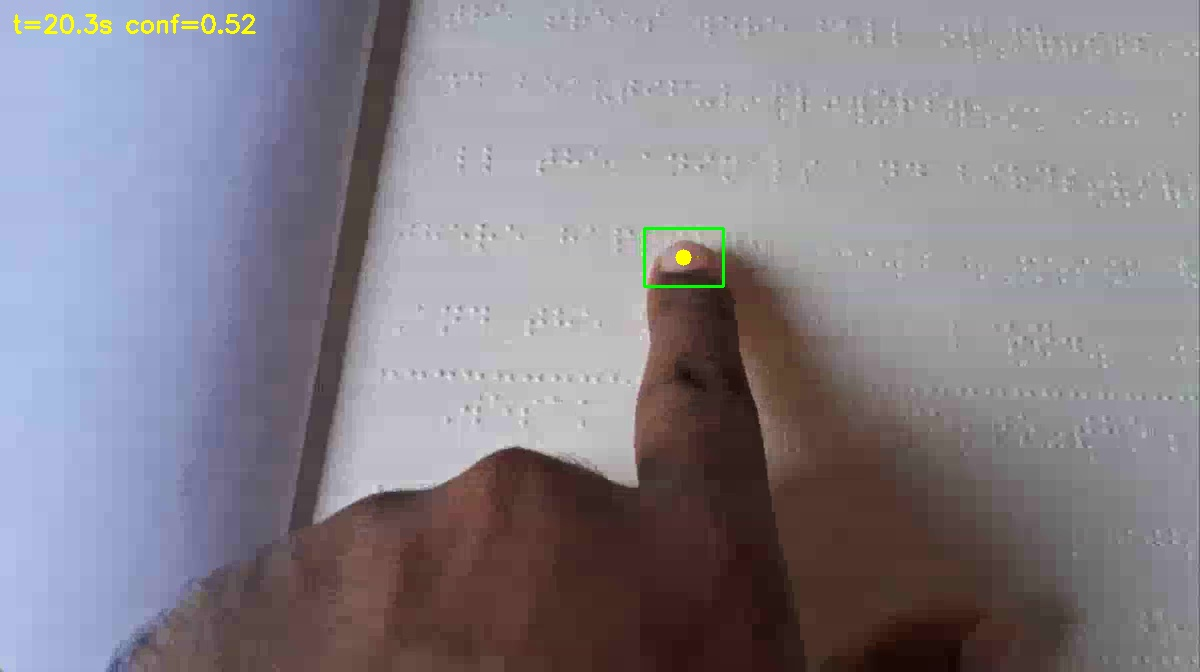
#> input picture finger_cell_track/_video_review/hit_00608_20.3s.jpg, 1200 x 672 px
$ python -i tip_skin.py   (imports and definitions only)
#> lines starting #> are read from the running program, lines starting #| are printed output that depends on the picture; after the words box and inside, x2 and y2 are one past the last pixel; in counts of white or black regions, pixels touching at a corner belong together
"""Fingertip method — SkinContourTip (classical CV; fallback when YOLO26 misses).

YCrCb skin mask → contours → distal pad contact. No neural net.
Wire via tip_backends.create_tip_backend("auto") (YOLO then this) or "skin".
"""

from __future__ import annotations

import cv2
import numpy as np


class SkinContourTip:
    """Contact point from the largest skin blob that enters the frame.

    STUDY WALKTHROUGH (fallback tip method — classical CV, not a neural net):
      Step A  _mask()         → binary skin pixels (white=skin, black=other)
      Step B  findContours    → candidate finger-shaped blobs
      Step C  filter + score  → keep border-entering blobs; pick best
      Step D  distal pad      → contact (x,y) on the pad, not nail/knuckle
      Step E  reject ghosts   → drop corner / shallow false tips

    Used as the live-app fallback when YOLO26 returns no fingertip. MediaPipe
    fails on top-down Braille footage (palm cropped); this path does not need
    the palm.
    """

    def __init__(
        self,
        min_area: int = 1200,  # ignore tiny speckles (noise)
        max_area_frac: float = 0.22,  # ignore huge regions (whole page / arm)
        contact_offset: float = 0.22,  # pull tip back toward wrist → pad, not nail
        y_max: int = 200,  # max brightness Y; cream paper is brighter → excluded
        border_px: int = 12,  # how thick the "frame edge" band is
        min_thickness: int = 28,  # reject skinny strips (page borders)
        min_solidity: float = 0.35,  # area/hull; reject ragged noise blobs
        corner_reject_px: int = 48,  # tip too close to a corner = ghost
        corner_min_area: int = 5000,  # large blobs near corners are still OK
        min_reach_frac: float = 0.10,  # finger must reach this far into the page
        max_edge_aspect: float = 4.0,  # tall thin left/right strip = decoration
    ) -> None:
        self.min_area = min_area
        self.max_area_frac = max_area_frac
        self.contact_offset = contact_offset
        self.y_max = y_max
        self.border_px = border_px
        self.min_thickness = min_thickness
        self.min_solidity = min_solidity
        self.corner_reject_px = corner_reject_px
        self.corner_min_area = corner_min_area
        self.min_reach_frac = min_reach_frac
        self.max_edge_aspect = max_edge_aspect
        self.name = "skin"
        self.hand_visible = False  # True when detect() found a tip this frame

    def _mask(self, frame_bgr: np.ndarray) -> np.ndarray:
        # --- Step A: build a binary skin mask ---
        # YCrCb separates brightness (Y) from chroma (Cr, Cb); skin lives in a
        # known Cr/Cb band. Capping Y stops cream Braille paper matching "skin".
        ycrcb = cv2.cvtColor(frame_bgr, cv2.COLOR_BGR2YCrCb)
        # Pixels inside this range → 255 (skin); outside → 0.
        mask = cv2.inRange(ycrcb, (40, 133, 77), (self.y_max, 173, 127))
        # Ellipse kernel for morphology.
        k = cv2.getStructuringElement(cv2.MORPH_ELLIPSE, (7, 7))
        # OPEN = erode then dilate → remove salt noise (tiny white dots).
        mask = cv2.morphologyEx(mask, cv2.MORPH_OPEN, k, iterations=1)
        # CLOSE = dilate then erode → fill small holes inside the finger.
        mask = cv2.morphologyEx(mask, cv2.MORPH_CLOSE, k, iterations=2)
        return mask  # HxW uint8: 255 = candidate skin

    def _reject_blob(
        self, contour, area: float, x: int, y: int, bw: int, bh: int, w: int, h: int
    ) -> bool:
        """True = discard this contour (not a real finger)."""
        # Too thin in either direction → edge strip / noise, not a finger.
        if min(bw, bh) < self.min_thickness:
            return True
        # Solidity = filled area / convex-hull area. Low = spiky junk.
        hull = cv2.convexHull(contour)
        hull_area = float(cv2.contourArea(hull))
        if hull_area > 1.0 and (area / hull_area) < self.min_solidity:
            return True

        # Which frame edges does the bounding box touch?
        b = self.border_px
        on_left = x <= b
        on_right = (x + bw) >= (w - b)
        on_top = y <= b
        on_bottom = (y + bh) >= (h - b)
        edge_count = int(on_left) + int(on_right) + int(on_top) + int(on_bottom)

        # "Reach" = how far the blob sticks into the page from its entry edge.
        if on_left and not on_right:
            reach = bw
        elif on_right and not on_left:
            reach = bw
        elif on_top and not on_bottom:
            reach = bh
        elif on_bottom and not on_top:
            reach = bh
        else:
            reach = max(bw, bh)

        # Shallow small blobs on the margin = ghosts, not a reading finger.
        min_reach = self.min_reach_frac * float(min(w, h))
        if reach < min_reach and area < self.corner_min_area:
            return True

        # Tall thin column glued to left/right = decorative Braille page border.
        if edge_count == 1 and (on_left or on_right):
            aspect = bh / max(bw, 1)
            if aspect >= self.max_edge_aspect and bw < 0.22 * w:
                return True
            if bw < self.min_thickness * 2.5 and area < self.corner_min_area:
                return True
        # Same idea for a wide shallow strip on top/bottom.
        if edge_count == 1 and (on_top or on_bottom):
            aspect = bw / max(bh, 1)
            if aspect >= self.max_edge_aspect and bh < 0.22 * h:
                return True
        return False  # keep this blob

    def detect(self, frame_bgr: np.ndarray):
        """Return (tip_xy, bbox_xyxy, conf) or (None, None, 0.0). Same API as TipYOLO."""
        h, w = frame_bgr.shape[:2]

        # --- Step B: skin mask → outer contours (each = one blob) ---
        mask = self._mask(frame_bgr)
        contours, _ = cv2.findContours(mask, cv2.RETR_EXTERNAL, cv2.CHAIN_APPROX_SIMPLE)

        # --- Step C: keep only finger-like border-entering blobs; score them ---
        max_area = self.max_area_frac * w * h
        best = None
        best_score = -1.0
        best_area = 0.0
        for contour in contours:
            area = float(cv2.contourArea(contour))
            # Skip too-small (noise) or too-large (page/arm) blobs.
            if area < self.min_area or area > max_area:
                continue
            x, y, bw, bh = cv2.boundingRect(contour)
            b = self.border_px
            # Finger must enter from a frame edge (we never see a floating palm).
            touches = x <= b or y <= b or (x + bw) >= (w - b) or (y + bh) >= (h - b)
            if not touches:
                continue
            if self._reject_blob(contour, area, x, y, bw, bh, w, h):
                continue
            # Prefer larger blobs whose center sits deeper into the page.
            cx = x + 0.5 * bw
            cy = y + 0.5 * bh
            depth = min(cx, w - 1 - cx, cy, h - 1 - cy)
            score = area * (1.0 + depth / max(min(w, h), 1))
            if score > best_score:
                best_score = score
                best = contour
                best_area = area

        if best is None:
            self.hand_visible = False
            return None, None, 0.0  # no finger this frame

        self.hand_visible = True
        # Contour vertices as Nx2 float points.
        pts = best.reshape(-1, 2).astype(np.float32)
        if pts.shape[0] < 5:
            self.hand_visible = False
            return None, None, 0.0

        # --- Step D: estimate "wrist" (entry) then distal pad contact ---
        b = self.border_px
        # Points that lie on the frame border ≈ where the finger enters.
        on_border = (
            (pts[:, 0] <= b)
            | (pts[:, 1] <= b)
            | (pts[:, 0] >= (w - 1 - b))
            | (pts[:, 1] >= (h - 1 - b))
        )
        if on_border.any():
            wrist = pts[on_border].mean(axis=0)  # average entry point
        else:
            # Fallback: point closest to any frame edge.
            edge_dist = np.minimum.reduce(
                [pts[:, 0], w - 1 - pts[:, 0], pts[:, 1], h - 1 - pts[:, 1]]
            )
            wrist = pts[int(np.argmin(edge_dist))]

        # Only look at the far 20% of the contour (away from wrist) = fingertip region.
        # This stops the contact locking onto a knuckle mid-finger.
        from_wrist = np.linalg.norm(pts - wrist.reshape(1, 2), axis=1)
        far_cut = float(np.percentile(from_wrist, 80.0))
        far_mask = from_wrist >= far_cut
        if not np.any(far_mask):
            far_mask = from_wrist >= from_wrist.max() * 0.85
        far_pts = pts[far_mask]
        # Among far points, pick the one deepest into the page (max min-distance to edges).
        inward_far = np.minimum.reduce(
            [
                far_pts[:, 0],
                w - 1 - far_pts[:, 0],
                far_pts[:, 1],
                h - 1 - far_pts[:, 1],
            ]
        )
        tip = far_pts[int(np.argmax(inward_far))]  # geometric "fingertip"
        # Move slightly toward wrist so contact sits on the pad, not the nail tip.
        contact = tip - self.contact_offset * (tip - wrist)
        xy = (int(round(float(contact[0]))), int(round(float(contact[1]))))

        # --- Step E: final ghost checks on the contact point itself ---
        # Contact must sit far enough into the page (not stuck on the margin).
        reach_from_border = float(
            np.min([xy[0], w - 1 - xy[0], xy[1], h - 1 - xy[1]])
        )
        if (
            reach_from_border < self.min_reach_frac * 0.5 * min(w, h)
            and best_area < self.corner_min_area
        ):
            self.hand_visible = False
            return None, None, 0.0

        # Tip near two edges at once = corner ghost unless blob is large.
        c = self.corner_reject_px
        near_corner = (xy[0] <= c or xy[0] >= w - 1 - c) and (
            xy[1] <= c or xy[1] >= h - 1 - c
        )
        if near_corner and best_area < self.corner_min_area:
            self.hand_visible = False
            return None, None, 0.0

        # Bounding box of the whole finger blob (for debug overlay).
        x0, y0 = pts.min(axis=0)
        x1, y1 = pts.max(axis=0)
        # conf=1.0: classical method has no probability score.
        return xy, (int(x0), int(y0), int(x1), int(y1)), 1.0

    def close(self) -> None:
        return None  # no neural-net / MediaPipe resources to free

>>> import cv2
>>> picture = cv2.imread('_video_review/hit_00608_20.3s.jpg')
#> picture is the input picture: shape (672, 1200, 3); mean B, G, R 139.2, 130.3, 134.9
>>> result = SkinContourTip().detect(picture)
#> in _mask, `mask = cv2.inRange(ycrcb, (40, 133, 77), (self.y_max, 173, 127))`:
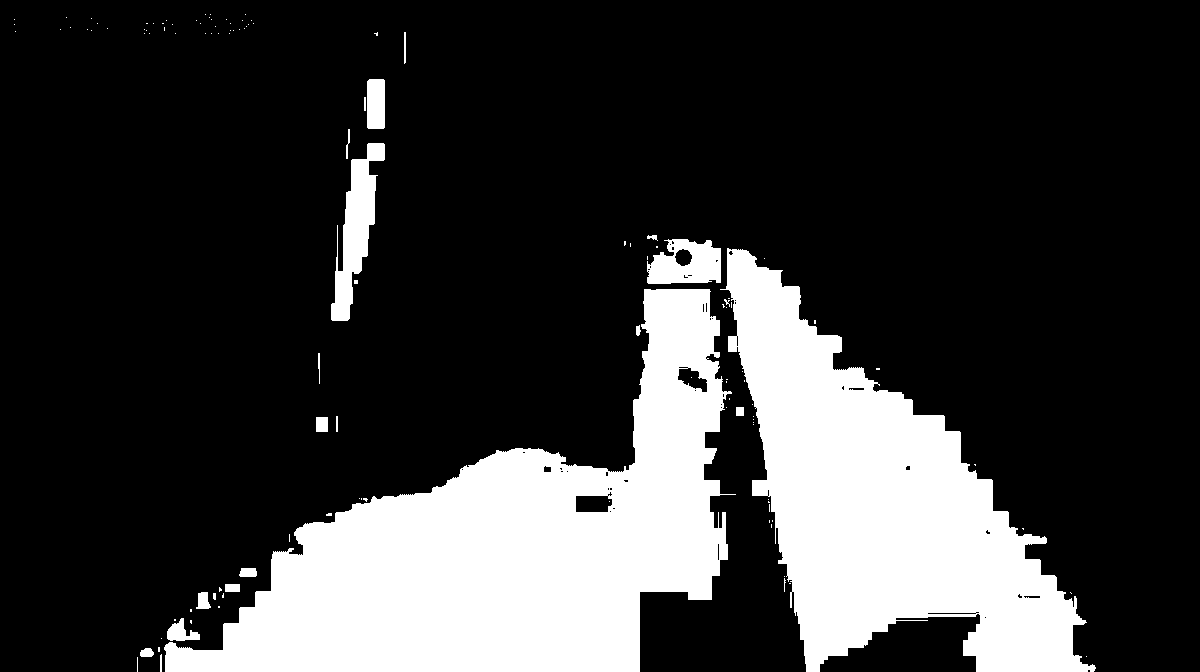
#> mask: shape (672, 1200); 21.9% white; 120 white regions (99 under 20 px), largest, box (x1, y1, x2, y2) and area: (164, 289, 736, 672) 95816, (720, 248, 1096, 672) 71193, (331, 143, 385, 321) 4066
#> in _mask, `mask = cv2.morphologyEx(mask, cv2.MORPH_OPEN, k, iterations=1)`:
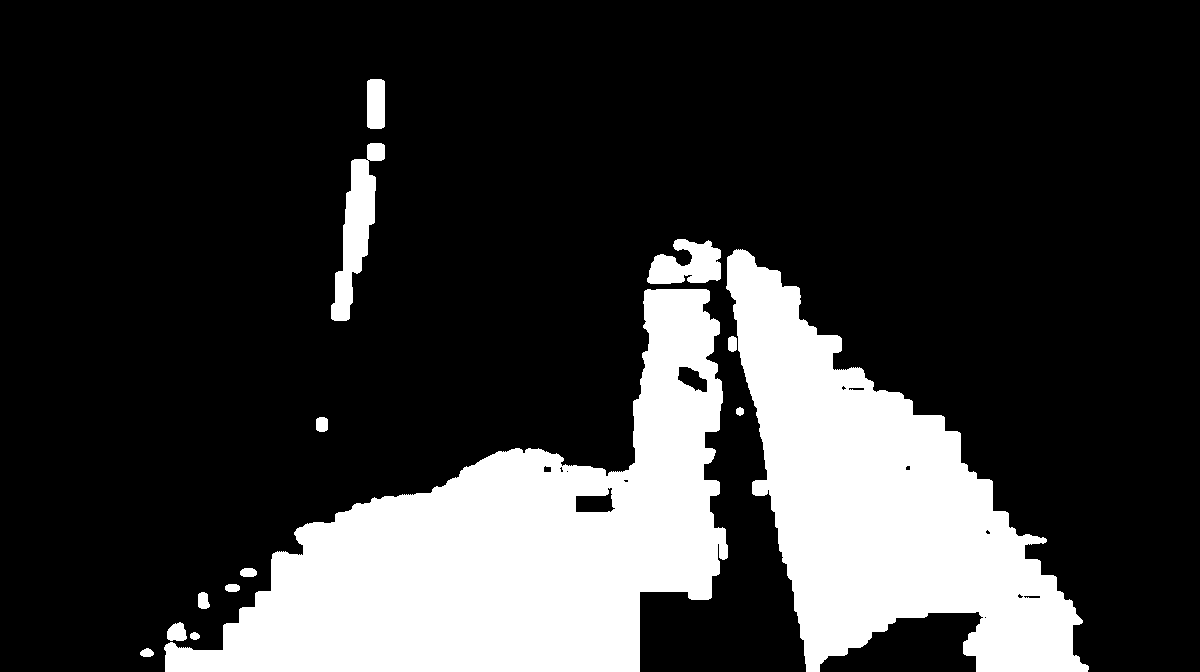
#> mask: shape (672, 1200); 21.6% white; 14 white regions, largest, box (x1, y1, x2, y2) and area: (164, 289, 728, 672) 95235, (726, 249, 1089, 672) 70417, (331, 143, 385, 321) 3962
#> in _mask, `mask = cv2.morphologyEx(mask, cv2.MORPH_CLOSE, k, iterations=2)`:
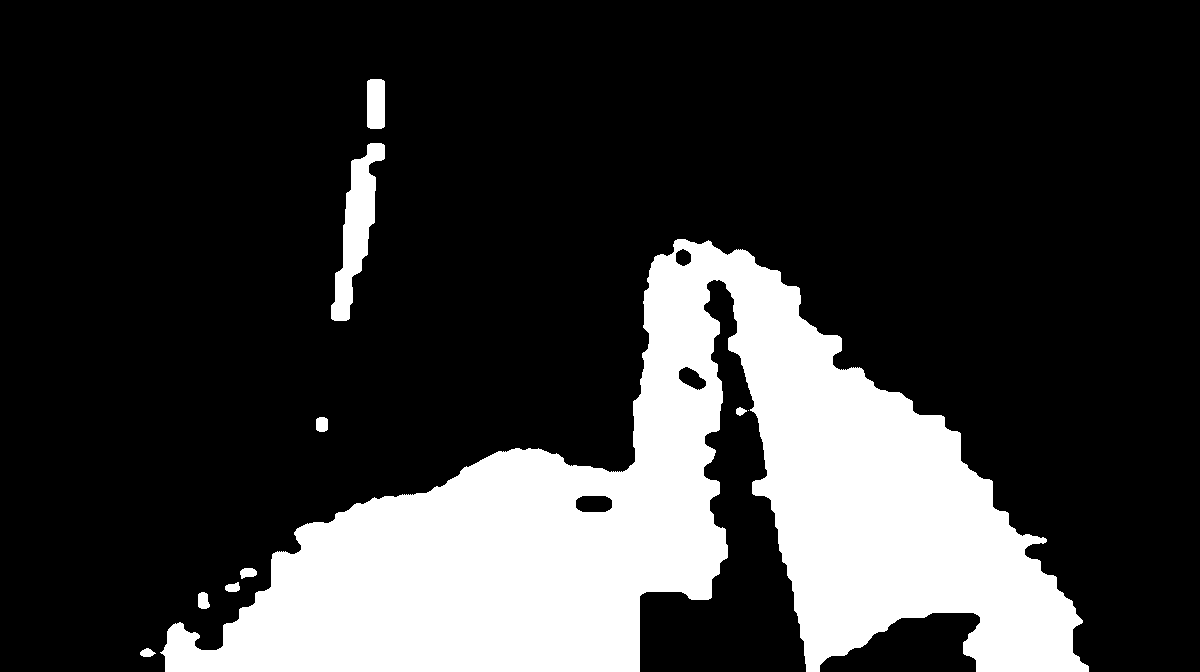
#> mask: shape (672, 1200); 21.8% white; 10 white regions (1 under 20 px)
#> in detect, `contours, _ = cv2.findContours(mask, cv2.RETR_EXTERNAL, cv2.CHAIN_APPR..`: contours = 10 contours, 1 with area under 20; largest, box (x1, y1, x2, y2) and area: (160, 239, 1089, 672) 169847, (331, 143, 385, 321) 3816, (367, 79, 385, 129) 821, (198, 592, 210, 609) 143, (316, 417, 328, 432) 142
#> the loop in detect, `for contour in contours:` made 10 passes
#> (area, x, y, bw, bh, touches, hull_area in _reject_blob) on pass 8: (169847, 160, 239, 929, 433, True, 241996.5)
#> after the loop in detect, `for contour in contours:`: best = contour of 1118 points, box (x1, y1, x2, y2) (160, 239, 1089, 672), area 169847; best_area = 169847; best_score = 224314.3
#> in detect, `pts = best.reshape(-1, 2).astype(np.float32)`: pts = 1118 pairs, first value 160 to 1088, second value 239 to 671
#> in detect, `wrist = pts[on_border].mean(axis=0)`: wrist = [920.7, 666]
#> in detect, `from_wrist = np.linalg.norm(pts - wrist.reshape(1, 2), axis=1)`: from_wrist = 1118 values, max 760.9 at index 419, min 44.23 at index 778, mean 368.2
#> in detect, `far_cut = float(np.percentile(from_wrist, 80.0))`: far_cut = 500.8
#> in detect, `far_pts = pts[far_mask]`: far_pts = 224 pairs, first value 160 to 457, second value 476 to 671
#> in detect, `inward_far = np.minimum.reduce( [ far_pts[:, 0], w - 1 - far_pts[:, 0]..`: inward_far = 224 values, max 195 at index 0, min 0 at index 223, mean 115.7
#> in detect, `tip = far_pts[int(np.argmax(inward_far))]  # geometric "fingertip"`: tip = [457, 476]
#> in detect, `contact = tip - self.contact_offset * (tip - wrist)`: contact = [559, 517.8]
#> in detect, `xy = (int(round(float(contact[0]))), int(round(float(contact[1]))))`: xy = (559, 518)
#> in detect, `reach_from_border = float( np.min([xy[0], w - 1 - xy[0], xy[1], h - 1 ..`: reach_from_border = 153
#> in detect, `near_corner = (xy[0] <= c or xy[0] >= w - 1 - c) and ( xy[1] <= c or x..`: near_corner = False
#> in detect, `x0, y0 = pts.min(axis=0)`: x0 = 160; y0 = 239
#> in detect, `x1, y1 = pts.max(axis=0)`: x1 = 1088; y1 = 671
#> result = ((559, 518), (160, 239, 1088, 671), 1)
